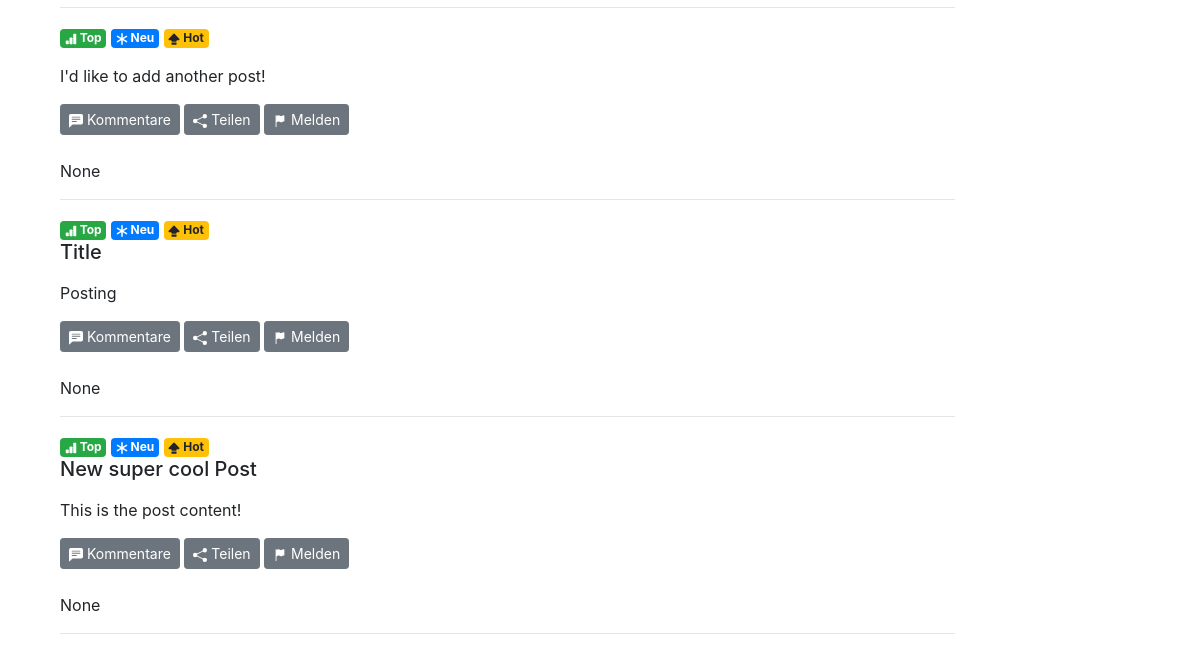
Page /bulletinBoard/ (lower part) on the earlier database version.
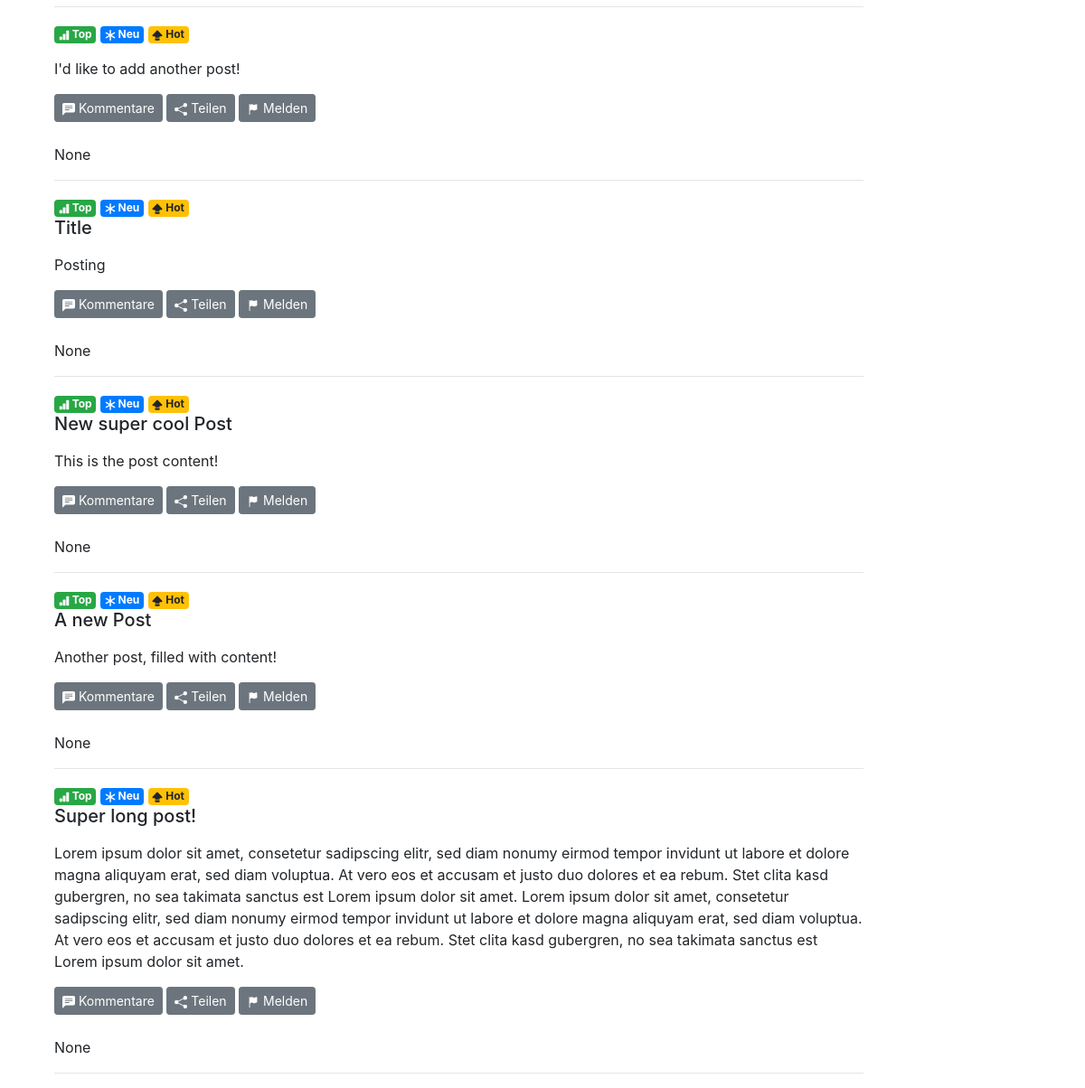
Same page on the later database version.
### bulletinBoard/models.py (models this page shows, shortened)
class Post(models.Model):
    title = models.CharField(max_length = 80, help_text = "Title of post")
    content = models.TextField(max_length = 8000, help_text = "Content of post")
    author = models.ForeignKey(User, on_delete=models.SET_NULL, null=True)

### bulletinBoard/views.py (the view)
# urls.py: path('', views.index, name='index'),
def index(request):
    post = Post.objects.all()
    newform = newPostForm()
    context = {
        'post': post,
        'form' : newform,
    }
    return render(request, 'bulletinBoard/index.html', context=context)

### bulletinBoard/templates/bulletinBoard/index.html (shortened to what this page needs)
{% extends "bulletinBoard/base_generic.html" %}
{% load crispy_forms_tags %}
{% block content %}
  <p>
    {% for p in post %}
    <span class="badge btn-success">
      <svg width="1em" height="1em" viewBox="0 0 16 16" class="bi bi-bar-chart-fill" fill="currentColor" xmlns="http://www.w3.org/2000/svg">
          <rect width="4" height="5" x="1" y="10" rx="1"/>
          <rect width="4" height="9" x="6" y="6" rx="1"/>
          <rect width="4" height="14" x="11" y="1" rx="1"/>
      </svg>
      Top
    </span>
    <span class="badge btn-primary">
      Neu
    </span>
    <span class="badge btn-warning">
      Hot
    </span>
    <p>
    <span class="h5">{{ p.title }}</span>
      <p>{{ p.content }}</p>
      <button type="button" class="btn btn-secondary btn-sm">
        Kommentare
      </button>
      <button type="button" class="btn btn-secondary btn-sm" data-toggle="modal" data-target="#shareModal">
        Teilen
      </button>
      <button type="button" class="btn btn-secondary btn-sm" data-toggle="modal" data-target="#reportModal">
        Melden
      </button>
      <br>
      <br>
      <p>{{ p.author }}</p>
    </p>
    <hr>
    {% endfor %}
  </p>
{% endblock %}

Differences in the rows shown:
added Post: title "A new Post", content "Another post, filled with content!", author "None"
added Post: title "Super long post!", content "Lorem ipsum dolor sit amet, consetetur sadipscing elitr, sed diam nonumy eirmod tempor invidunt ut labore et dolore magna aliquyam erat, sed diam voluptua. At vero eos et accusam et justo duo dolores et ea rebum. Stet clita kasd gubergren, no sea takimata sanctus est Lorem ipsum dolor sit amet. Lorem ipsum dolor sit amet, consetetur sadipscing elitr, sed diam nonumy eirmod tempor invidunt ut labore et dolore magna aliquyam erat, sed diam voluptua. At vero eos et accusam et justo duo dolores et ea rebum. Stet clita kasd gubergren, no sea takimata sanctus est Lorem ipsum dolor sit amet.", author "None"
